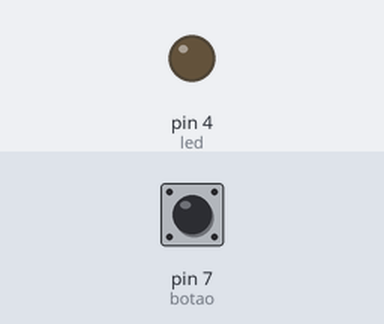
The sketch below on a simulated Arduino Uno, built with avr-gcc and run on an emulated ATmega328P. On the bench: output pins drawn as LEDs (lit = HIGH). The test bench sets the inputs (shaded band); at power-on: pin 7 (botao) LOW.

Above: at 1.2 s.
1.3 s: pin 7 (botao) pulled HIGH for 0.15 s
At 2.5 s:
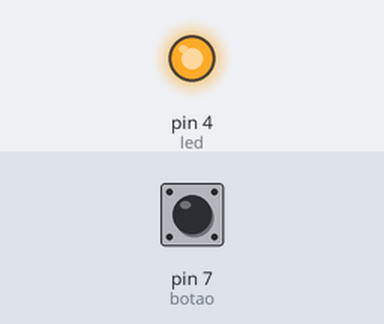
4.4 s: pin 7 (botao) pulled HIGH for 1 s
At 7.6 s:
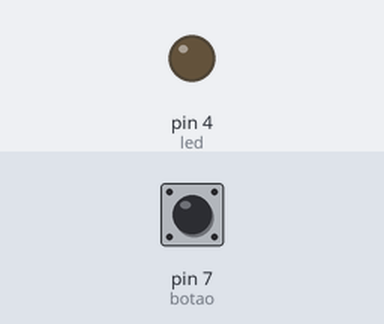
7.9 s: pin 7 (botao) pulled HIGH for 3.2 s
At 8.8 s:
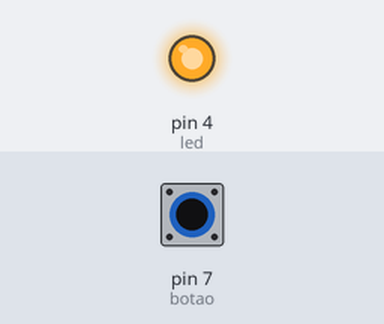
Timing chart, 0 to 13.4 s (numbered marks = the images above; inputs shaded):
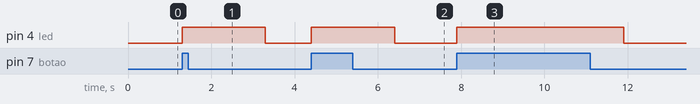

Measured:
- after the input at 1.3 s, pin 4 (led): LOW → HIGH at once, → LOW 2.0 s later
- after the input at 4.4 s, pin 4 (led): LOW → HIGH at once, → LOW 2.0 s later
- after the input at 7.9 s, pin 4 (led): LOW → HIGH at once, → LOW 4.0 s later

The sketch:

exemplo6-12.ino
```cpp
#define led 4
#define botao 7
// variável para guardar se o botao foi pressionado
int estadoBotao = 0;
// botao pressionado = 1
// botao não pressionado = 0

void setup() {
    pinMode(led, OUTPUT);
    pinMode(botao, INPUT); // botão é entrada
}

void loop() {
    // ler estado do botao
    estadoBotao = digitalRead(botao);
    // comparação usam-se dois sinais de igual
    if (estadoBotao == 1) {
        digitalWrite(led, 1);
        delay(2000);
    } else {
        digitalWrite(led, 0);
    }
}
```
